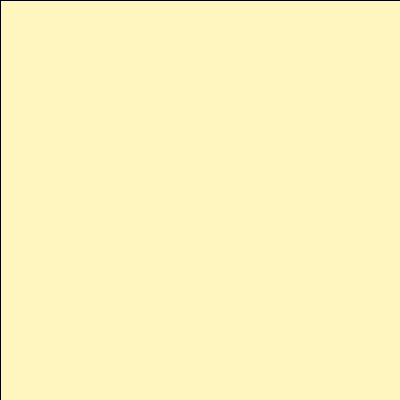
Frame 1 (no input)
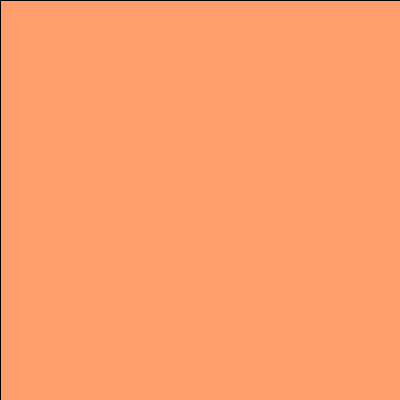
Frame 60 (the mouse pressed at the canvas centre just before this capture)
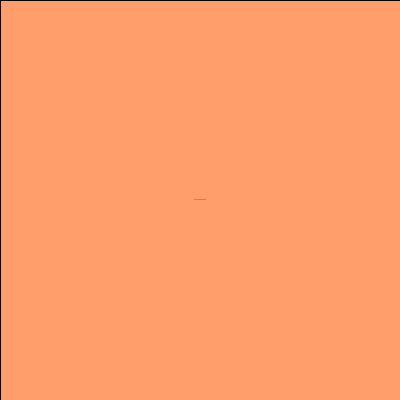
Frame 120 (the mouse held since frame 60 and released just before this capture)

The Processing sketch that drew these frames (run headless with seeded random() and noise(); from frame 60 on, the mouse is pressed at the canvas centre):

// Processing sketch: processing_50969
// ── processing_50969.pde

//claire gustavson, section A, copywrite 2012.
float myValue;
int value = 100;
void setup() {
  size (400, 400);
  background (255, 255, 200);
  textSize (1);
  textAlign (CENTER);
 
   
  
}

void draw () {
  
  fill (255, 255-value, value, 25);
 rect (0,0,400, 400);
  sluts();
}

void sluts () {
  smooth ();
 
  fill((random (200)), value , 250);
  text ("Girls Just Wanna Have FUN!",mouseX, mouseY);
}


void mouseClicked () {
  
  float f;
  f=map(myValue, 1, 900, 0, 1);
  if (myValue >900) {
    myValue=1;
  } 
  else {
    myValue = myValue+10;
  }
  //textSize (f*100+1);
  textSize(myValue);
}

void keyPressed() {
  if (value == 100) {
    value = 250;
  } else {
    value = 100;
  }
}
